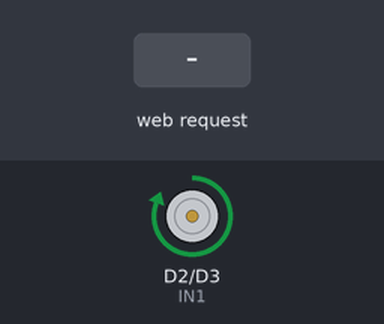
This sketch was run on a simulated ESP8266 (NodeMCU). Shown: motor-driver pin pairs drawn as motors (green arrow = first pin HIGH = forward, orange = second pin HIGH = backward, longer = more drive, scaled by the enable pin). The test bench sets the inputs (shaded band). WiFi joins after 1.5 s; servers stay silent unless stated; what the sketch prints to the serial monitor is not drawn.

Above: at 2.7 s.
2.8 s: HTTP request GET /DCbackward received
At 3.1 s:
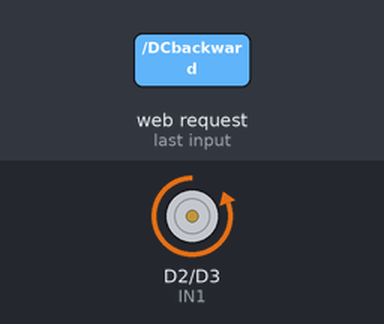
4.3 s: HTTP request GET /DCforward received
At 5.4 s:
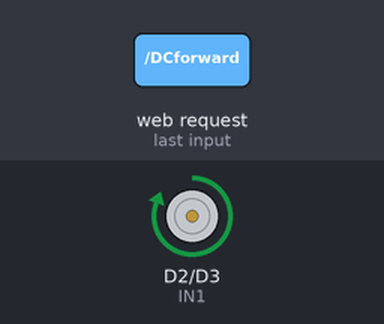
Timing chart, 0 to 7.3 s (numbered marks = the images above; inputs shaded):
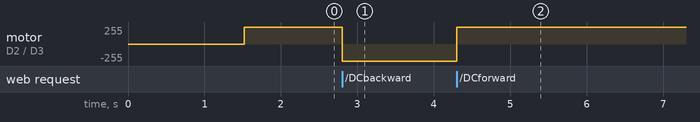

The sketch:

wifi_DC_khigas.ino
```cpp
#include <ESP8266WiFi.h>
#include <ESP8266WebServer.h>
#include "wifi_DC_khigas.h"

ESP8266WebServer server(80);

#define GAS_SENSOR_PIN A0
int gasValue = 0;

#define maxSpeed  255
#define minSpeed  0
int step = 10;
int ENA = D1;
int IN1 = D2;
int IN2 = D3;

#define TENWIFI "Tang4 Wifi"
#define PASSWIFI "vuive789@"

void connection() {
  String s = MAIN_page;
  server.send(200, "text/html", s);
}

void setup() {
  Serial.begin(9600);
  pinMode(ENA, OUTPUT);
  pinMode(IN1, OUTPUT);
  pinMode(IN2, OUTPUT);

  WiFi.begin(TENWIFI, PASSWIFI);
  Serial.print("\n Đang thử kết nối");
  while (WiFi.status() != WL_CONNECTED) {
    delay(500);
    Serial.print(".");
  }

  Serial.print("\n Kết nối thành công. IP address: ");
  Serial.println(WiFi.localIP());

  server.begin();
  Serial.println("Server đã khởi động.");

  server.on("/", connection);
  server.on("/readGas", handleReadGas);
  server.on("/DCforward", handleDCforward);
  server.on("/DCbackward", handleDCbackward);
  server.on("/DCspeedup", handleDCspeedUp);
  server.on("/DCspeeddown", handleDCspeedDown);
}

void handleReadGas() {
  gasValue = analogRead(GAS_SENSOR_PIN);
  server.send(200, "text/plain", "Giá trị khí gas: " + String(gasValue));
}

bool DCdirection = true;
void handleDCforward() {
  DCdirection = true;
  server.send(200, "text/plain", "go forward");
}

void handleDCbackward() {
  DCdirection = false;
  server.send(200, "text/plain", "go backward");
}

bool DCspeed = true;
void handleDCspeedUp() {
  DCspeed = true;
  server.send(200, "text/plain", "speedUp");
}

void handleDCspeedDown() {
  DCspeed = false;
  server.send(200, "text/plain", "speedDown");
}

void DCmove_forward() {
  analogWrite(ENA, maxSpeed);
  digitalWrite(IN1, HIGH);
  digitalWrite(IN2, LOW);
}

void DCmove_backward() {
  analogWrite(ENA, maxSpeed);
  digitalWrite(IN1, LOW);
  digitalWrite(IN2, HIGH);
}

void DCspeedUp() {
  for (int i = 10; i <= maxSpeed; i += step) {
    analogWrite(ENA, i);
  }
}

void DCspeedDown() {
  for (int i = maxSpeed; i >= 10; i -= step) {
    analogWrite(ENA, i);
  }
}

void loop() {
  server.handleClient();

  if (DCdirection) DCmove_forward();
  else DCmove_backward();

  // if (DCspeed) DCspeedUp();
  // else DCspeedDown();
}
```

wifi_DC_khigas.h
```cpp
const char MAIN_page[] PROGMEM = R"=====(
<!DOCTYPE html>
<html>
  <head>
    <meta name='viewport' content='width=device-width, initial-scale=1.0'/>
    <meta charset='utf-8'>
    <style>
      html {
        font-family: Helvetica;
        display: inline-block;
        margin: 0px auto;
        text-align: center;
      }
      .button2 { background-color: #555555; }
      .btn {
        background-color: #4CAF50;
        border: none;
        color: white;
        padding: 16px 40px;
        text-decoration: none;
        font-size: 16px;
        margin: 2px;
        cursor: pointer;
      }
    </style>
    <title>Cảm biến khí gas và điều khiển động cơ DC</title>
  </head>
  <body>
    <h1>Giá trị khí gas đo được:</h1>
    <h2><p id="gasValue">Đang tải...</p></h2><br>

    <div id="motor_controller">
      <p>Điều khiển động cơ DC</p>
      <button class="btn btn-forward" onclick="goForward()">Tới</button>
      <button class="btn btn-backward" onclick="goBackward()">Lùi</button> <br>
    </div>

    <script>
      window.onload = function() {
        readGas();
      };

      function readGas() {
        var gasValue = document.getElementById('gasValue');
        var xhttp = new XMLHttpRequest();
        xhttp.onreadystatechange = function() {
          if (this.readyState == 4 && this.status == 200) {
            gasValue.innerHTML = this.responseText;
            setTimeout(readGas, 1000);
          }
        };
        xhttp.open('GET', '/readGas', true);
        xhttp.send();
      }

      function goForward() {
        var xhttp = new XMLHttpRequest();
        xhttp.onreadystatechange = function() {
          if (this.readyState == 4 && this.status == 200) {
            if (this.responseText == 'go forward') {
              document.querySelector(".btn-forward").classList.add("button2");
              document.querySelector(".btn-backward").classList.remove("button2");
            }
          }
        };
        xhttp.open('GET', '/DCforward', true);
        xhttp.send();
      }

      function goBackward() {
        var xhttp = new XMLHttpRequest();
        xhttp.onreadystatechange = function() {
          if (this.readyState == 4 && this.status == 200) {
            if (this.responseText == 'go backward') {
              document.querySelector(".btn-backward").classList.add("button2");
              document.querySelector(".btn-forward").classList.remove("button2");
            }
          }
        };
        xhttp.open('GET', '/DCbackward', true);
        xhttp.send();
      }
    </script>
  </body>
</html>
)=====";
```

Measured:
- after the input at 2.8 s, motor on D2 (IN1) / D3 (IN2): forward 255/255 → backward 255/255 at once
- after the input at 4.3 s, motor on D2 (IN1) / D3 (IN2): backward 255/255 → forward 255/255 at once
